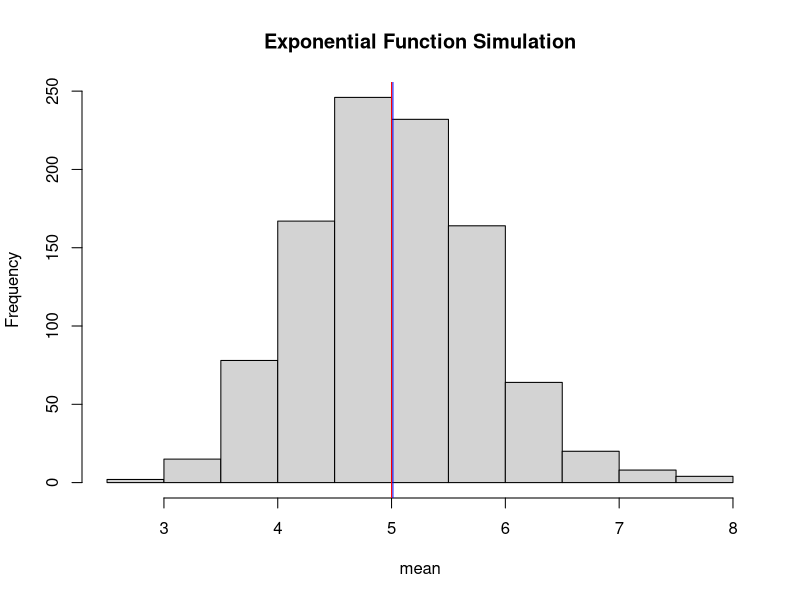
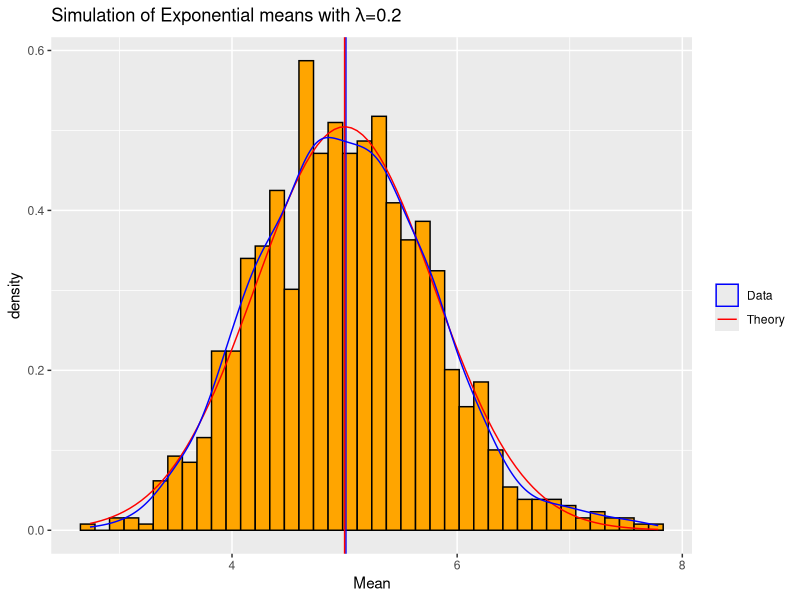
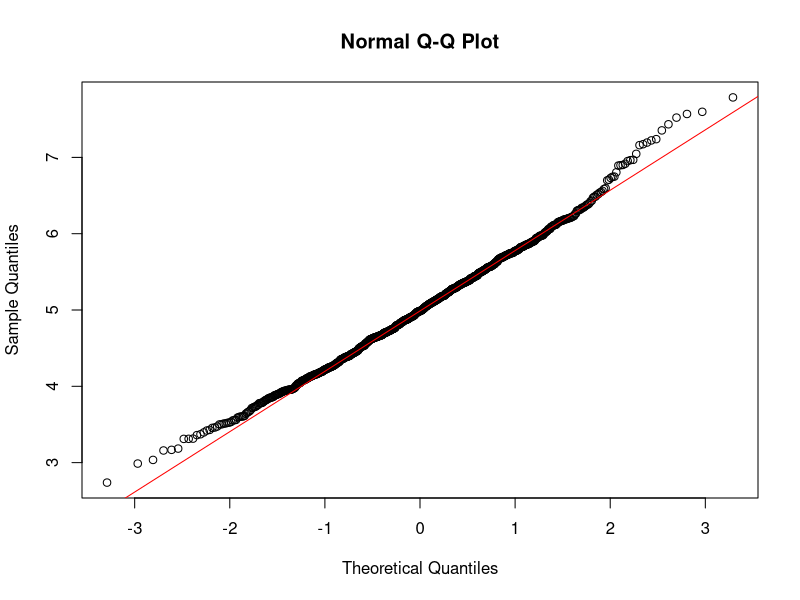

Source code (R) for these figures, in order:
## ---- chunk 1
#Set the seed
set.seed(123)

#Set lambda
lambda<-0.2

#Set number of Observations
obvs<-40

#Set number of simulations
sim<-1000

#simulate
simexp<-matrix(rexp(sim*obvs,rate=lambda),nrow=sim,ncol=obvs)

#create vector of means
mean_simexp<-apply(simexp,1,mean)
## ---- chunk 2
#Calculate analytical mean
anmean<-mean(mean_simexp)
anmean
## ---- chunk 3
#Calculate theoretical mean
thmean<-1/lambda
thmean
## ---- chunk 4
#plot the means
hist(mean_simexp,xlab="mean",main="Exponential Function Simulation")
abline(v=anmean,col="blue")
abline(v=thmean,col="red")
## ---- chunk 5
#Standard deviation of data
sd_data<-sd(mean_simexp)
sd_data
## ---- chunk 6
#Variance deviation of data
var_data<-sd_data^2
var_data
## ---- chunk 7
#Standard deviation of theory
sd_theory<-(1/lambda)/sqrt(obvs)
sd_theory
## ---- chunk 8
#Variance deviation of theory
var_th<-sd_theory^2
var_th
## ---- chunk 9
#Plot the distribution, and show the mean/density of the data (blue)
#and the mean of and normal density of the theory(red)
library(ggplot2)
ggplot(data.frame(mean_simexp),aes(x=mean_simexp)) + 
        geom_histogram(aes(y=..density..),col="black",fill="orange",bins=40) + 
        geom_vline(xintercept=c(anmean,thmean),col=c("blue","red")) +     
        stat_function(fun=dnorm, args=list(mean=thmean,sd=sd_theory),aes(color="Theory")) +
        geom_density(aes(color="Data")) + 
        ggtitle(expression(paste("Simulation of Exponential means with ",lambda,"=0.2"))) +
        xlab("Mean") + 
        scale_color_manual(name=" ",values=c("Theory"="red","Data"="blue"))
## ---- chunk 10
#Compare the the quantiles of the distribution of averages of 40 exponentials
#to the normal distribution (red line)
qqnorm(mean_simexp)
qqline(mean_simexp,col="red")
